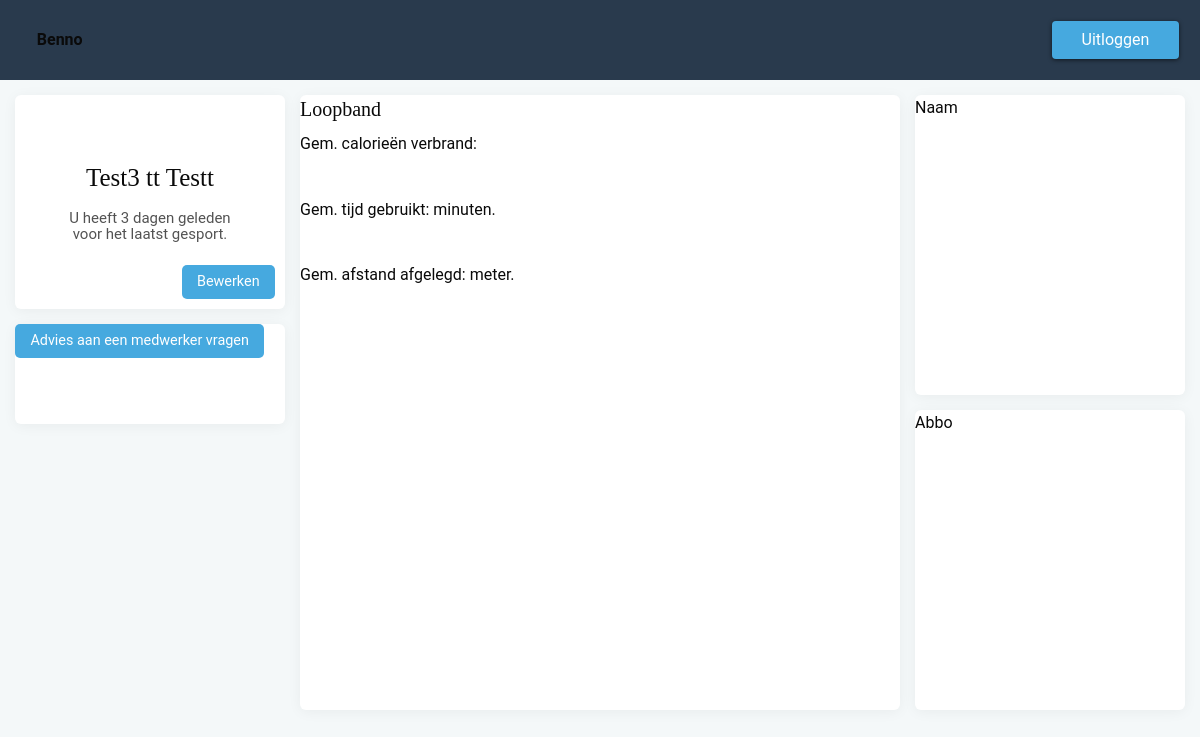
Page /index.php?login=success (signed in) on the committed database.
### tables this page shows
CREATE TABLE `leden` (
  `lid_id` int(50) NOT NULL,
  `pas_code` varchar(256) NOT NULL,
  `lid_voornaam` varchar(256) NOT NULL,
  `lid_tsnvoegsel` varchar(256) NOT NULL,
  `lid_achternaam` varchar(256) NOT NULL,
  `lid_gewicht` int(50) NOT NULL,
  `lid_geboortedatum` date NOT NULL,
  `lid_email` varchar(256) NOT NULL,
  `lid_huisnr` int(50) NOT NULL,
  `lid_postcode` varchar(50) NOT NULL,
  `lid_straatnaam` varchar(256) NOT NULL,
  `lid_tel` int(50) NOT NULL,
  `lid_woonplaats` varchar(256) NOT NULL,
  `lid_rekeningnr` varchar(256) NOT NULL,
  `lid_bank` varchar(256) NOT NULL,
  `lid_abbo` varchar(256) NOT NULL,
  `lid_uid` varchar(256) NOT NULL,
  `lid_pwd` varchar(256) NOT NULL,
  `lid_registerdate` date NOT NULL,
  `IsLoggedIn` varchar(10) NOT NULL
);

CREATE TABLE `resultaat` (
  `resultaat_id` int(50) NOT NULL,
  `lid_id` int(50) NOT NULL,
  `apparaat_id` int(11) NOT NULL,
  `tijd` int(50) NOT NULL,
  `cal` int(50) NOT NULL,
  `gem_snelheid` int(50) NOT NULL,
  `afstand` int(50) NOT NULL,
  `datum` date NOT NULL
);

### index.php (the view, shortened to what this page needs)
<?php
  include_once 'header.php'
?>
    <div class="dashboard grid-padding-x">
        <div class="left">
          <div class="lid">
            <?php
          $sql = "SELECT * FROM leden WHERE lid_uid = '" . $_SESSION['lid_uid'] . "'";
          $result = mysqli_query($conn, $sql);
          $row = mysqli_fetch_array($result);
          echo '<h4>' . $row["lid_voornaam"] . ' ' . $row["lid_tsnvoegsel"] . ' ' . $row["lid_achternaam"] . '</h4>';
          $sql = mysqli_fetch_assoc(mysqli_query($conn, "SELECT datum FROM resultaat"));
          $lastvisit = $sql['datum'];
          $date = new DateTime($lastvisit);
          $now = new DateTime();
          echo $date->diff($now)->format("<p>U heeft %d dagen geleden voor het laatst gesport.</p>");
          ?>
          <a href="update.php" class="button">Bewerken</a>
          </div>
          <div class="advies">
          <a href="advies.php" class="button">Advies aan een medwerker vragen</a>
          </div>
        </div>
        <div class="middle">
        <?php
        $avgloopband = "SELECT FORMAT(AVG(cal),0) avg_cal_loopband, FORMAT(AVG(tijd),0) avg_tijd_loopband, FORMAT(AVG(afstand),0) avg_afst_loopband FROM resultaat WHERE DATEDIFF(CURDATE(),datum) between 0 AND 30 AND apparaat_id = 1 AND lid_id = '" . $_SESSION['lid_id'] . "'";
        $result = mysqli_query($conn, $avgloopband);
        $row = mysqli_fetch_array($result);
        ?>
         <div class="loopband">
         <h5>Loopband</h5>
         <?php
          echo '<p> Gem. calorieën verbrand: ' . $row['avg_cal_loopband'] . ' </p><br>';
          echo '<p> Gem. tijd gebruikt: ' . $row['avg_tijd_loopband'] . ' minuten.</p><br>';
          echo '<p> Gem. afstand afgelegd: ' . $row['avg_afst_loopband'] . ' meter.</p><br>';
         ?>
         </div>
        </div>
        <div class="right">
          <div class="stats">
            <p>Naam</p>
          </div>
          <div class="abonnement">
            <p>Abbo</p>
          </div>
        </div>
    </div>
    <?php
  include_once 'footer.php'
?>

### rows in the picture
leden: lid_voornaam "Test3", lid_tsnvoegsel "tt", lid_achternaam "Testt"
resultaat: datum "U heeft 3 dagen geleden voor het laatst gesport."
